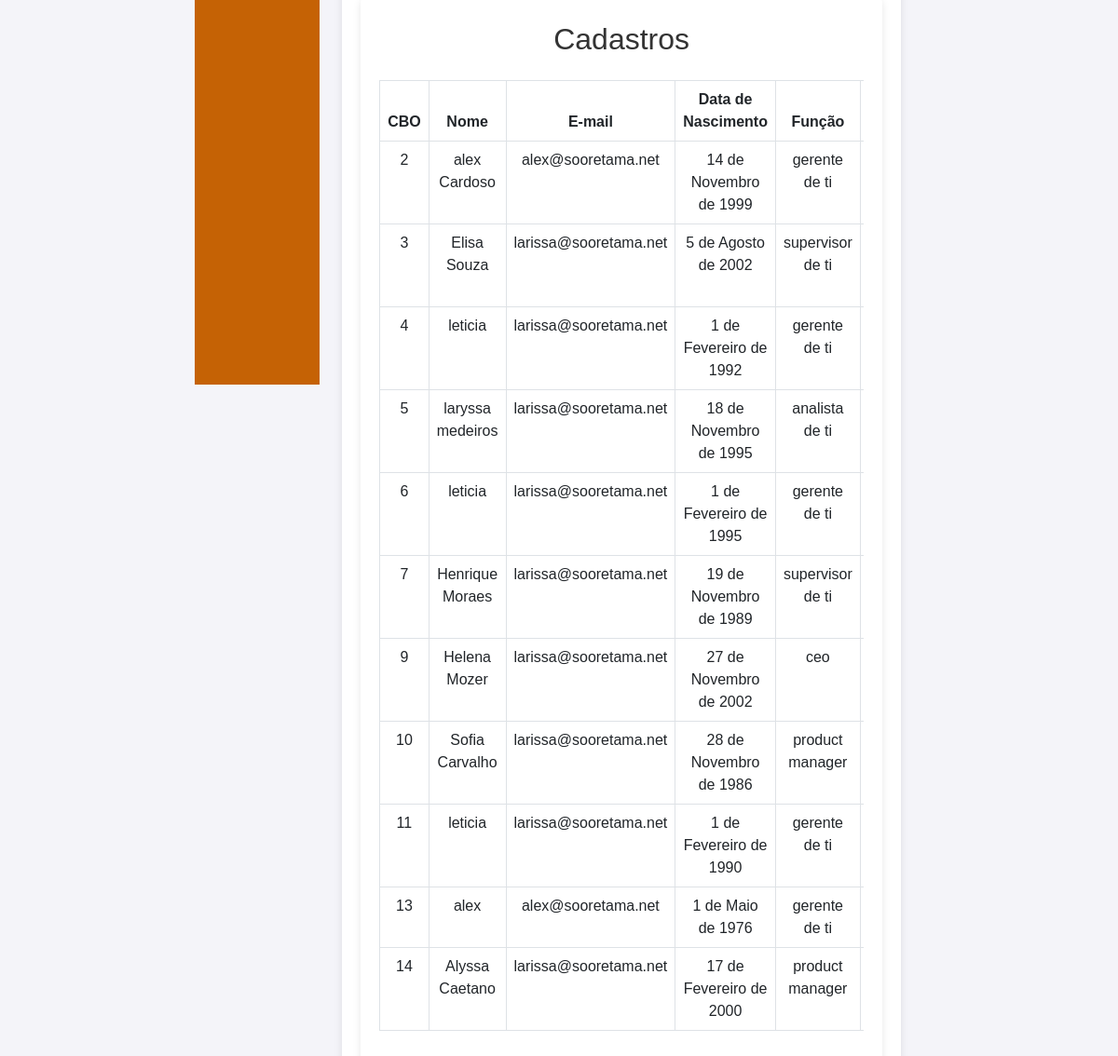
Page /funcionarios/menu-cadastros/ on the committed database.
### funcionarios/models.py (models this page shows, shortened)
class Funcionario(models.Model):
    nome = models.CharField(max_length=100)
    email= models.EmailField()
    data_nascimento = models.DateField(null=False, blank=False)
    foto = models.ImageField(upload_to='foto/' , blank=True, null=True)
    arquivo_pdf = models.FileField(upload_to='pdf/' , blank=True, null=True)
    cbo = models.AutoField(primary_key=True)
    funcao = models.CharField(max_length=100, null=True)
    data_admissao = models.DateField(null=True, blank=True)
    id_tarefa_mail = models.CharField(max_length=255, null=True, blank=True)
    def __str__(self):
        return self.nome
    class Meta:
        permissions = [
            ("importar_funcionarios", "Pode importar funcionários")
        ]

### funcionarios/views.py (the view)
# urls.py: path('menu-cadastros/', views.menu_cadastros, name='menu_cadastros'),
def menu_cadastros(request):
    funcionarios = Funcionario.objects.all()
    print(funcionarios)
    logging.info(funcionarios)
    return render(request, 'funcionarios/cadastros.html', {'funcionarios' : funcionarios})

### funcionarios/templates/funcionarios/cadastros.html (shortened to what this page needs)
{% extends "funcionarios/base.html" %}
{% load static %}
    {% block content %}
    <div class="container text-center align-items-center min-vh-100">
        <div class="container mt-4">
            <h2 class="text-center mt-2"> Cadastros</h2>
            <div class="table-responsive mt-4">
                <form id="actionForm" method="POST" action="{% url 'menu_cadastros' %}">
                    <table class="table table-bordered">
                        <thead>
                            <tr>
                                <th>CBO</th>
                                <th>Nome</th>
                                <th>E-mail</th>
                                <th>Data de Nascimento</th>
                                <th>Função</th>
                                <th>Data de Admissão</th>
                            </tr>
                        </thead>
                        <tbody>
                            {% for funcionario in funcionarios %}
                            <tr>
                                <td>{{ funcionario.cbo|default:"Não informado" }}</td>
                                <td>{{ funcionario.nome|default:"Não informado" }}</td>
                                <td>{{ funcionario.email|default:"Não informado" }}</td>
                                <td>{{ funcionario.data_nascimento|default:"Não informado" }}</td>
                                <td>{{ funcionario.funcao|default:"Não informado" }}</td>
                                <td>{{ funcionario.data_admissao|default:"Não informado" }}</td>
                            </tr>
                            {% empty %}
                            <tr>
                                <td colspan="7" class="text-center">Nenhum funcionário cadastrado</td>
                            </tr>
                            {% endfor %}
                        </tbody>
                    </table>
                </form>
            </div>
        </div>
    </div>
    {% endblock %}

### funcionarios/static/funcionarios/styles.css (style rules this page uses)
* { margin: 0; padding: 0; box-sizing: border-box; }
body { font-family: Arial, sans-serif; background-color: #f4f4f9; color: #333; list-style: 1.6; display: flex; justify-content: center; align-items: center; height: 100vh; margin: 0; padding: 0; }
.container { text-align: center; padding: 20px; background-color: #ffffff; box-shadow: 0 4px 8px rgba(0, 0, 0, 0.1); border-radius: 8px; width: 100%; margin-top: 50px; max-width: 600px; }

### rows in the picture
Funcionario: cbo "2", nome "alex Cardoso", email "alex@sooretama.net", data_nascimento "14 de Novembro de 1999", funcao "gerente de ti"
Funcionario: cbo "3", nome "Elisa Souza", email "larissa@sooretama.net", data_nascimento "5 de Agosto de 2002", funcao "supervisor de ti"
Funcionario: cbo "4", nome "leticia", email "larissa@sooretama.net", data_nascimento "1 de Fevereiro de 1992", funcao "gerente de ti"
Funcionario: cbo "5", nome "laryssa medeiros", email "larissa@sooretama.net", data_nascimento "18 de Novembro de 1995", funcao "analista de ti"
Funcionario: cbo "6", nome "leticia", email "larissa@sooretama.net", data_nascimento "1 de Fevereiro de 1995", funcao "gerente de ti"
Funcionario: cbo "7", nome "Henrique Moraes", email "larissa@sooretama.net", data_nascimento "19 de Novembro de 1989", funcao "supervisor de ti"
Funcionario: cbo "9", nome "Helena Mozer", email "larissa@sooretama.net", data_nascimento "27 de Novembro de 2002", funcao "ceo"
Funcionario: cbo "10", nome "Sofia Carvalho", email "larissa@sooretama.net", data_nascimento "28 de Novembro de 1986", funcao "product manager"
Funcionario: cbo "11", nome "leticia", email "larissa@sooretama.net", data_nascimento "1 de Fevereiro de 1990", funcao "gerente de ti"
Funcionario: cbo "13", nome "alex", email "alex@sooretama.net", data_nascimento "1 de Maio de 1976", funcao "gerente de ti"
Funcionario: cbo "14", nome "Alyssa Caetano", email "larissa@sooretama.net", data_nascimento "17 de Fevereiro de 2000", funcao "product manager"
